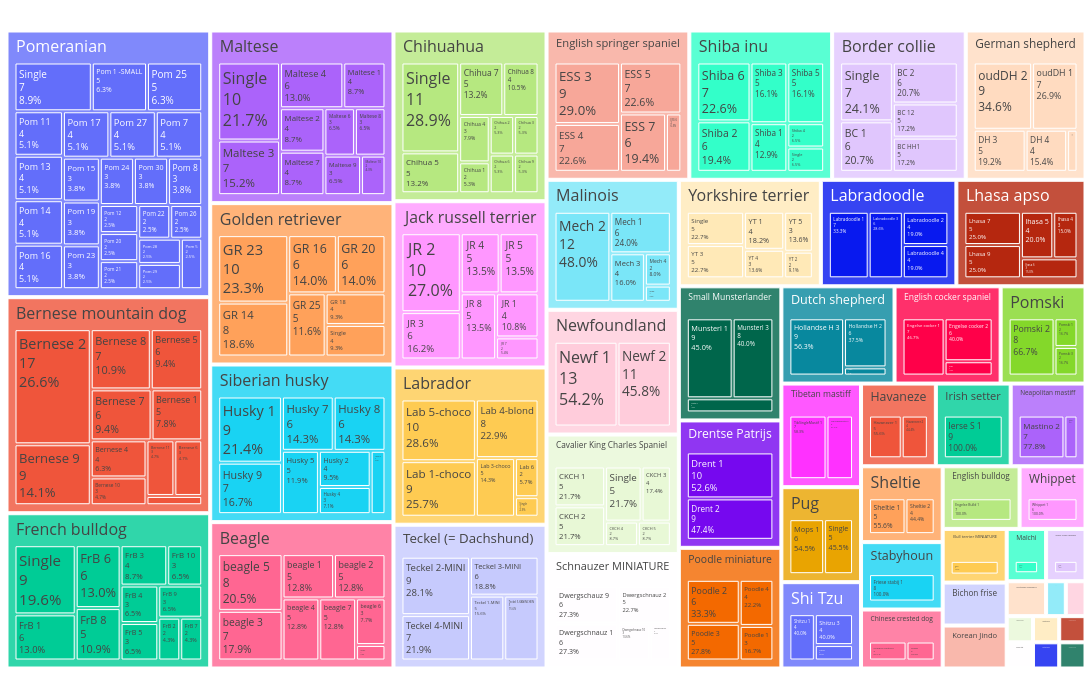

Notebook code for this chart:
### Markdown cell above
### LITTER

### Code cell
print(deciduous_dogs["LITTER"].unique())
print(deciduous_dogs['LITTER'].value_counts()[:10])

# pups die als enige deel uitmaken v nest --> single maken
s = deciduous_dogs['LITTER'].value_counts()
deciduous_dogs.loc[deciduous_dogs['LITTER'].isin(s[s==1].index), 'LITTER'] = 'Single'

litter_counts = deciduous_dogs.groupby(['BREED', 'LITTER']).size().reset_index(name='count')
breed_totals = litter_counts.groupby('BREED')['count'].sum().reset_index(name='total')
litter_counts = litter_counts.merge(breed_totals, on='BREED')
litter_counts['percentage'] = (litter_counts['count'] / litter_counts['total']) * 100

fig = px.treemap(litter_counts, path=['BREED', 'LITTER'], values='count', width=1200, height=700, hover_data=['percentage'])
fig.data[0].textinfo = 'label+value+percent entry'
fig.data[0].texttemplate = '%{label}<br>%{value}<br>%{customdata[0]:.1f}%'
fig.update_traces(textfont_size=16)
fig.update_layout(margin=dict(t=0, l=0, r=0, b=25))
fig.show()

### Figure 1 — Plotly figure (JSON) as saved in the notebook; plotly's stock layout.template omitted (floating-point values rounded to 4 significant figures; data arrays with more than 128 entries replaced by an {"elided": "..."} marker saying what was removed)
{"data": [{"branchvalues": "total", "customdata": {"elided": "266x1 mixed values"}, "domain": {"x": [0, 1], "y": [0, 1]}, "hovertemplate": "labels=%{label}<br>count=%{value}<br>parent=%{parent}<br>id=%{id}<br>percentage=%{customdata[0]}<extra></extra>", "ids": {"elided": "266 str values"}, "labels": {"elided": "266 str values"}, "name": "", "parents": {"elided": "266 str values"}, "textfont": {"size": 16}, "textinfo": "label+value+percent entry", "texttemplate": "%{label}<br>%{value}<br>%{customdata[0]:.1f}%", "type": "treemap", "values": {"elided": "266 int values"}}], "layout": {"height": 700, "legend": {"tracegroupgap": 0}, "margin": {"b": 25, "l": 0, "r": 0, "t": 0}, "width": 1200}}
